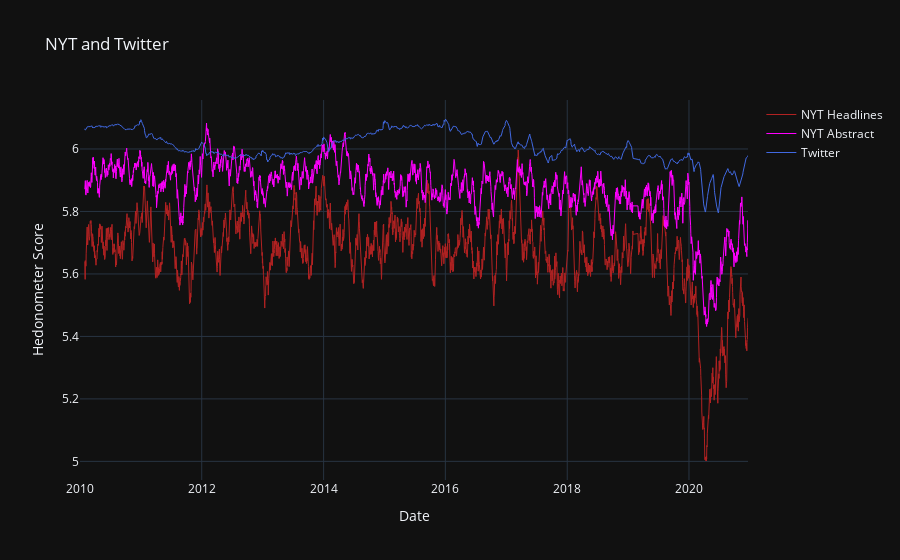

Notebook code cell kept with this figure:
### Code cell
fig = go.Figure()

fig.add_trace(go.Scatter(
    x=nyt_by_day.index.values
    , y=nyt_by_day.hedonometer_score_30d
    , name='NYT Headlines'
   , line=dict(color='firebrick', width=1))
)

fig.add_trace(go.Scatter(
    x=nyt_by_day.index.values
    , y=nyt_by_day.hedonometer_score_abstract_30d
    , name='NYT Abstract'
   , line=dict(color='magenta', width=1))
)

fig.add_trace(go.Scatter(
    x=nyt_by_day.index.values
    , y=nyt_by_day.global_hedonometer_score_30d
    , name='Twitter'
    , line=dict(color='royalblue', width=1))
)

# set x axis
fig.update_xaxes(range=[dt.date(2010,1,1),dt.date(2020,12,20)])

# Edit the layout
fig.update_layout(title='NYT and Twitter',
                   xaxis_title='Date',
                   yaxis_title='Hedonometer Score')

# dark theme 
fig.layout.template = 'plotly_dark'

# save file to html
fig.write_json(os.path.abspath('../../personal-site/static/plotly/hedonometer/nyt-twitter-rolling-avg.json'))

fig.show()

### Figure 1 — Plotly figure (JSON) as saved in the notebook; plotly's stock layout.template omitted (floating-point values rounded to 4 significant figures; data arrays with more than 128 entries replaced by an {"elided": "..."} marker saying what was removed)
{"data": [{"line": {"color": "firebrick", "width": 1}, "name": "NYT Headlines", "type": "scatter", "x": {"elided": "3979 str values"}, "y": {"elided": "3979 float values"}}, {"line": {"color": "magenta", "width": 1}, "name": "NYT Abstract", "type": "scatter", "x": {"elided": "3979 str values"}, "y": {"elided": "3979 float values"}}, {"line": {"color": "royalblue", "width": 1}, "name": "Twitter", "type": "scatter", "x": {"elided": "3979 str values"}, "y": {"elided": "3979 float values"}}], "layout": {"autosize": true, "title": {"text": "NYT and Twitter"}, "xaxis": {"range": ["2010-01-01", "2020-12-20"], "title": {"text": "Date"}, "type": "date"}, "yaxis": {"autorange": true, "range": [4.94, 6.157], "title": {"text": "Hedonometer Score"}, "type": "linear"}}}
